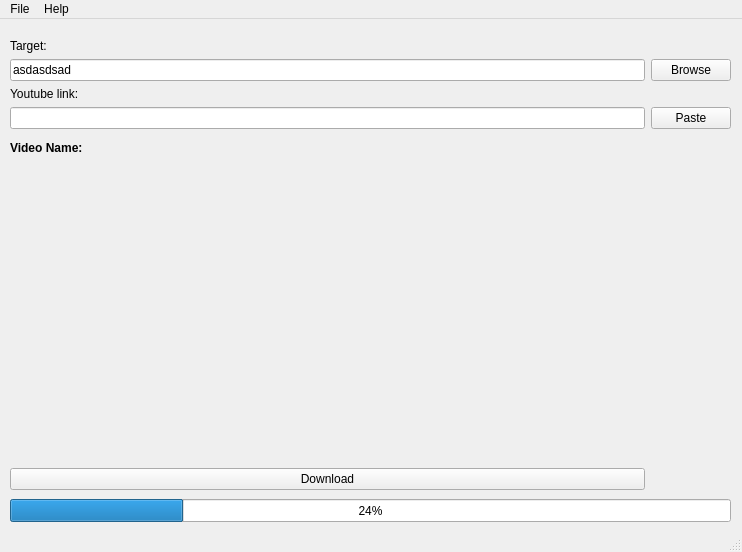
<?xml version="1.0" encoding="UTF-8"?>
<ui version="4.0">
 <class>MainWindow</class>
 <widget class="QMainWindow" name="MainWindow">
  <property name="geometry">
   <rect>
    <x>0</x>
    <y>0</y>
    <width>742</width>
    <height>552</height>
   </rect>
  </property>
  <property name="sizePolicy">
   <sizepolicy hsizetype="Maximum" vsizetype="Maximum">
    <horstretch>0</horstretch>
    <verstretch>0</verstretch>
   </sizepolicy>
  </property>
  <property name="maximumSize">
   <size>
    <width>850</width>
    <height>600</height>
   </size>
  </property>
  <property name="windowTitle">
   <string>Simple Youtube Downloader</string>
  </property>
  <widget class="QWidget" name="centralwidget">
   <widget class="QWidget" name="gridLayoutWidget">
    <property name="geometry">
     <rect>
      <x>10</x>
      <y>20</y>
      <width>721</width>
      <height>451</height>
     </rect>
    </property>
    <layout class="QGridLayout" name="gridLayout_2">
     <item row="4" column="2">
      <widget class="QPushButton" name="buttonBrowse">
       <property name="text">
        <string>Browse</string>
       </property>
       <property name="flat">
        <bool>false</bool>
       </property>
      </widget>
     </item>
     <item row="9" column="2">
      <widget class="QPushButton" name="buttonPaste">
       <property name="text">
        <string>Paste</string>
       </property>
      </widget>
     </item>
     <item row="6" column="0">
      <widget class="QLabel" name="labelLink">
       <property name="sizePolicy">
        <sizepolicy hsizetype="Preferred" vsizetype="Fixed">
         <horstretch>0</horstretch>
         <verstretch>0</verstretch>
        </sizepolicy>
       </property>
       <property name="text">
        <string>Youtube link:</string>
       </property>
      </widget>
     </item>
     <item row="11" column="0">
      <widget class="QLabel" name="labelImage">
       <property name="baseSize">
        <size>
         <width>0</width>
         <height>400</height>
        </size>
       </property>
       <property name="text">
        <string/>
       </property>
      </widget>
     </item>
     <item row="4" column="0">
      <widget class="QLineEdit" name="editTarget">
       <property name="text">
        <string>asdasdsad</string>
       </property>
      </widget>
     </item>
     <item row="10" column="0">
      <widget class="QLabel" name="labelVideo">
       <property name="sizePolicy">
        <sizepolicy hsizetype="Preferred" vsizetype="Ignored">
         <horstretch>0</horstretch>
         <verstretch>0</verstretch>
        </sizepolicy>
       </property>
       <property name="maximumSize">
        <size>
         <width>16777215</width>
         <height>25</height>
        </size>
       </property>
       <property name="baseSize">
        <size>
         <width>0</width>
         <height>25</height>
        </size>
       </property>
       <property name="font">
        <font>
         <weight>75</weight>
         <bold>true</bold>
        </font>
       </property>
       <property name="text">
        <string>Video Name:</string>
       </property>
      </widget>
     </item>
     <item row="3" column="0">
      <widget class="QLabel" name="labelTarget">
       <property name="sizePolicy">
        <sizepolicy hsizetype="Preferred" vsizetype="Fixed">
         <horstretch>0</horstretch>
         <verstretch>0</verstretch>
        </sizepolicy>
       </property>
       <property name="text">
        <string>Target:</string>
       </property>
      </widget>
     </item>
     <item row="9" column="0">
      <widget class="QLineEdit" name="editLink"/>
     </item>
     <item row="12" column="0">
      <widget class="QPushButton" name="buttonDownload">
       <property name="text">
        <string>Download</string>
       </property>
      </widget>
     </item>
    </layout>
   </widget>
   <widget class="QProgressBar" name="progressBar">
    <property name="geometry">
     <rect>
      <x>10</x>
      <y>480</y>
      <width>721</width>
      <height>23</height>
     </rect>
    </property>
    <property name="value">
     <number>24</number>
    </property>
   </widget>
  </widget>
  <widget class="QMenuBar" name="menubar">
   <property name="geometry">
    <rect>
     <x>0</x>
     <y>0</y>
     <width>742</width>
     <height>22</height>
    </rect>
   </property>
   <widget class="QMenu" name="menuFile">
    <property name="title">
     <string>File</string>
    </property>
    <addaction name="actionClose"/>
   </widget>
   <widget class="QMenu" name="menuHelp">
    <property name="title">
     <string>Help</string>
    </property>
    <addaction name="actionInfo"/>
   </widget>
   <addaction name="menuFile"/>
   <addaction name="menuHelp"/>
  </widget>
  <widget class="QStatusBar" name="statusbar"/>
  <action name="actionInfo">
   <property name="text">
    <string>Info</string>
   </property>
  </action>
  <action name="actionClose">
   <property name="text">
    <string>Close</string>
   </property>
  </action>
 </widget>
 <resources/>
 <connections/>
</ui>
